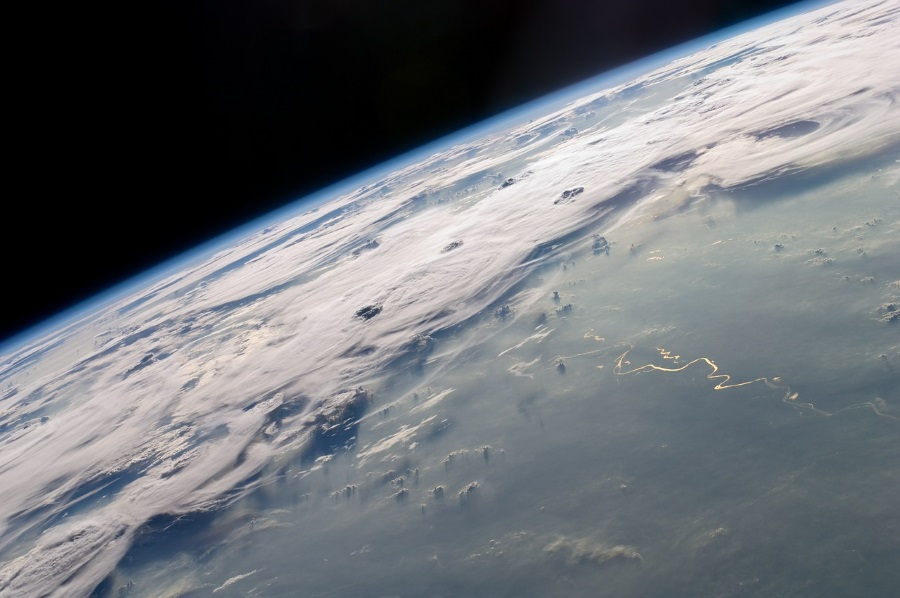
#> input picture 010_particle_filter_demo_spaceships_python/pics/earth_orbit.jpg, 900 x 598 px
$ python main.py
#> lines starting #> are read from the running program, lines starting #| are printed output that depends on the picture; after the words box and inside, x2 and y2 are one past the last pixel; in counts of white or black regions, pixels touching at a corner belong together
### 010_particle_filter_demo_spaceships_python/demo/spaceship.py
import cv2 as cv
import numpy as np

class SpaceshipPart:
  WIDTH = 20
  HEIGHT = 20

  def __init__(self, pos: tuple[float, float], vel: tuple[float, float]):
    self.pos = pos
    self.vel = vel

  def draw(self, img: cv.Mat):
    top_left_corner = (int(self.pos[0]) - SpaceshipPart.WIDTH//2,
                       int(self.pos[1]) - SpaceshipPart.HEIGHT//2)
    bottom_right_corner = (int(self.pos[0]) + SpaceshipPart.WIDTH//2,
                           int(self.pos[1]) + SpaceshipPart.HEIGHT//2)

    cv.rectangle(img, np.array(top_left_corner), bottom_right_corner, color=(0, 255, 0), thickness=-1)
    cv.rectangle(img, top_left_corner, bottom_right_corner, color=(0, 178, 0), thickness=2)

  def update(self, world_size: tuple[int, int], delta_t: float):
    if np.random.uniform(low=0.0, high=100.0) <= 5.0:
      self.randomize_velocity()

    # move pos in direction of velocity
    self.pos = (self.pos[0] + self.vel[0] * delta_t,
                self.pos[1] + self.vel[1] * delta_t)

    # bounce of walls
    new_pos = np.clip(self.pos, (0, 0), world_size)
    if self.pos[0] != new_pos[0]: self.vel = (self.vel[0] * -1, self.vel[1])
    if self.pos[1] != new_pos[1]: self.vel = (self.vel[0], self.vel[1] * -1)

    self.pos = tuple(new_pos)

  # [5 lines left out: function randomize_velocity, not called in this run]

class Spaceship:
  pos: tuple[float, float]
  parts: list[SpaceshipPart]

  def __init__(self, pos: tuple[float, float], part_count: int = 0):
    self.parts = []
    for i in range(part_count):
      part_pos = (pos[0] + SpaceshipPart.WIDTH*i, pos[1])
      part = SpaceshipPart(part_pos, vel=(0, 0))
      self.parts.append(part)

  def update(self, world_size: tuple[int, int], delta_t: float):
    for part in self.parts:
      part.update(world_size, delta_t)

  def draw(self, img: cv.Mat):
    for part in self.parts:
      part.draw(img)

### 010_particle_filter_demo_spaceships_python/particle_filter/particle_filter.py
import cv2 as cv
from particle_filter.particle import Particle
from particle_filter.update_model import UpdateModel
from demo import World

import numpy as np

class ParticleFilter:
  particles: list[Particle]
  prediction_model: UpdateModel
  perception_model: UpdateModel
  world_size: tuple[int, int]

  def __init__(
      self,
      prediction_model: UpdateModel,
      perception_model: UpdateModel,
      world_size: tuple[int, int],
      particle_count: int,
      max_vel: tuple[float, float] = (1.0, 1.0)):
    self.prediction_model = prediction_model
    self.perception_model = perception_model
    self.world_size = world_size
    self.particle_count = particle_count
    self.max_vel = max_vel

    self.reset()

  def reset(self):
    """Deletes the old particles and creates new, random particles"""
    self.particles = []
    weight = 1.0 / self.particle_count

    for _ in range(self.particle_count):
      pos = np.random.uniform(low=(0, 0), high=self.world_size)
      vel = np.random.uniform(
        low=(-self.max_vel[0], -self.max_vel[1]),
        high=(self.max_vel[0], self.max_vel[1]))

      # state consists of 4 values: (x_pos, y_pos, x_vel, y_vel)
      state = np.concatenate((pos, vel))

      self.particles.append(Particle(state, weight))

  def set_prediction_model(self, prediction_model: UpdateModel):
    self.prediction_model = prediction_model

  def set_perception_model(self, perception_model: UpdateModel):
    self.perception_model = perception_model

  def update(self, delta_t: float):
    for p in self.particles:
      self.prediction_model.update(p, delta_t)
      self.perception_model.update(p, delta_t)

      # limit updates to state space.
      # particle positions need to stay between (0, 0) and world size.
      # particle velocities need to stay between -vel and +vel.
      p.state = np.clip(p.state, a_min=(0, 0, -self.max_vel[0], -self.max_vel[1]), a_max=(*self.world_size, *self.max_vel))

      # TODO: weights
      # TODO: resampling

  def draw(self, img: cv.Mat):
    for p in self.particles:
      cv.circle(img, p.state[:2].astype('int'), radius=3, color=(0, 0, 255))

### 010_particle_filter_demo_spaceships_python/demo/world.py
import demo.spaceship as spaceship
import cv2 as cv

class World:
  spaceships: list[spaceship.Spaceship]

  def __init__(self, size: tuple[int, int]) -> None:
    self.size = size
    self.spaceships = []

  def add_spaceship(self, spaceship: spaceship.Spaceship):
    self.spaceships.append(spaceship)

  def update(self, delta_t: float):
    for ship in self.spaceships:
      ship.update(self.size, 1.0)

  def draw(self, img: cv.Mat):
    for ship in self.spaceships:
      ship.draw(img)

### 010_particle_filter_demo_spaceships_python/demo/measurement_model.py
from particle_filter import UpdateModel, Particle
import numpy as np

class MeasurementModel(UpdateModel):
  measurements: np.ndarray
  move_to_measurement_speed: int

  def __init__(self, move_to_measurement_speed: int = 0.05):
    super().__init__()
    self.move_to_measurement_speed = move_to_measurement_speed
    self.measurements = np.array([])

  def set_measurements(self, measurements: np.ndarray):
    """measurements are pairs of [x, y] coordinates.
       measurements needs to be a 2d numpy array of shape (N, 2)."""
    self.measurements = measurements.copy()

  def update(self, p: Particle, delta_t: float):
    if len(self.measurements.shape) != 2 or self.measurements.shape[1] != 2:
      raise Exception("Before calling update() call set_measurements(). Measurements need to have shape (N, 2)")

    p_pos = p.get_pos()
    p_vel = p.get_vel()

    # find the point in measurements that is closest
    # to p_pos (our particle position)
    closest_measurement = self._closest_measurement_to(p_pos)

    direction = closest_measurement - p_pos

    # update position in direction of nearest measurement
    pos_update = direction * self.move_to_measurement_speed
    p_pos += pos_update

    # pos_update is change in position => pos_update/time is estimate for velocity
    p_vel += pos_update / delta_t

    # measured_vel = direction / delta_t
    # p_vel += measured_vel * self.move_to_measurement_speed

    p.set_pos(p_pos)
    p.set_vel(p_vel)

  def _closest_measurement_to(self, pos: np.ndarray):
    """finds the closest measurement to the provided pos [x, y]"""

    # get the index of the measurement that has the lowest
    # squared distance (lowest squared distance => lowest distance)
    dists_squared = np.sum((self.measurements - pos)**2, axis=1)
    index = np.argmin(dists_squared)

    return self.measurements[index]

### 010_particle_filter_demo_spaceships_python/demo/shitty_sensor.py
from . import World, Spaceship, SpaceshipPart
import numpy as np
import cv2 as cv

class ShittySensor:
  variance: float
  measurements_per_part: int
  wrong_measurement_count: int

  def __init__(self, variance: float = 100.0, measurements_per_part: int = 1, wrong_measurement_count: int = 10):
    self.variance = variance
    self.measurements_per_part = measurements_per_part
    self.wrong_measurement_count = wrong_measurement_count

  def measure_ships(self, world: World) -> np.ndarray:
    """Creates noisy measurements for all ships (or ship parts)
       in the specified world. Returns a [N, 2] numpy array."""

    ship_measurements = np.concatenate([self._measure_ship(ship) for ship in world.spaceships])
    wrong_measurements = self._create_wrong_measurements(max_pos=world.size)

    return np.concatenate((ship_measurements, wrong_measurements))

  def _measure_ship(self, ship: Spaceship):
    return np.concatenate([self._measure_part(part) for part in ship.parts])


  def _measure_part(self, part: SpaceshipPart) -> np.ndarray:
    return np.random.normal(loc=part.pos, scale=self.variance, size=(self.measurements_per_part, 2))

  def _create_wrong_measurements(self, max_pos: tuple[int, int]) -> np.ndarray:
    return np.random.uniform(low=(0, 0), high=max_pos, size=(self.wrong_measurement_count, 2))

  def draw_measurements(img: cv.Mat, measurements: np.ndarray):
    for measurement in measurements:
      cv.circle(img, center=measurement.astype('int'), radius=3, color=(0, 255, 255), thickness=-1)

### 010_particle_filter_demo_spaceships_python/particle_filter/particle.py
import numpy as np

class Particle:
  def __init__(self, state: np.ndarray , weight: float) -> None:
    """state is a numpy array with 4 entries [x_pos, y_pos, x_vel, y_vel]"""
    self.state = state
    self.weight = weight

  def get_pos(self):
    return self.state[:2].copy()

  def set_pos(self, pos: np.ndarray):
    self.state[:2] = pos

  def get_vel(self):
    return self.state[2:].copy()

  def set_vel(self, vel: np.ndarray):
    self.state[2:] = vel

### 010_particle_filter_demo_spaceships_python/demo/prediction_model.py
from particle_filter import UpdateModel, Particle
import numpy as np

class PredictionModel(UpdateModel):
  def update(self, p: Particle, delta_t: float):
    p_pos = p.get_pos()
    p_vel = p.get_vel()

    p_pos += p_vel

    p_pos += np.random.uniform(low=(-5.0, -5.0), high=(5.0, 5.0))
    p_vel += np.random.uniform(low=(-0.1, -0.1), high=(0.1, 0.1))

    p.set_pos(p_pos)
    p.set_vel(p_vel)

### 010_particle_filter_demo_spaceships_python/main.py
from particle_filter import ParticleFilter, UpdateModel
from demo import PredictionModel, MeasurementModel, Spaceship, World, ShittySensor
import cv2 as cv
import numpy as np

if __name__ == '__main__':
  background_img_filename = 'pics/earth_orbit.jpg'
  background_img = cv.imread(background_img_filename)
#> background_img is the input picture: shape (598, 900, 3); mean B, G, R 118.4, 113.7, 110

  enemy_ship = Spaceship(pos=(100, 100), part_count=5)
  world = World(background_img.shape[:2]) # make the world as big as our image
  world.add_spaceship(enemy_ship)

  prediction_model = PredictionModel()
  measurement_model = MeasurementModel()
  particle_filter = ParticleFilter(prediction_model, measurement_model, world.size, particle_count=1000)
  sensor = ShittySensor(variance=10.0, measurements_per_part=10, wrong_measurement_count=10)

  is_paused = False
  while True:
    image = background_img.copy()

    world.update(delta_t=1.0)

    measurements = sensor.measure_ships(world)
    measurement_model.set_measurements(measurements)

    particle_filter.update(delta_t=1.0)

    enemy_ship.draw(image)
    particle_filter.draw(image)
#> after the loop in draw, `for p in self.particles:`:
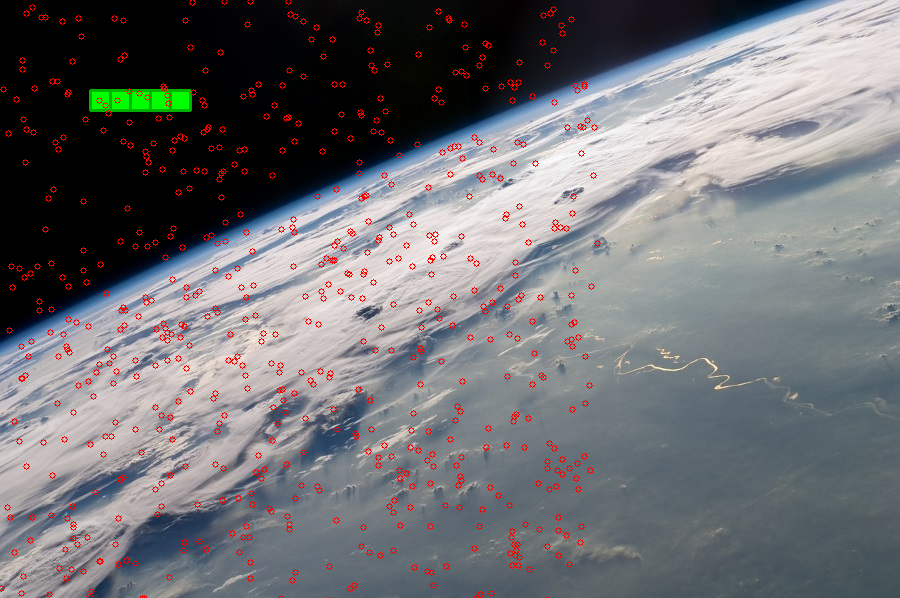
#> img: shape (598, 900, 3); mean B, G, R 116.2, 112.5, 112.9
    ShittySensor.draw_measurements(image, measurements)
#> after the loop in draw_measurements, `for measurement in measurements:`:
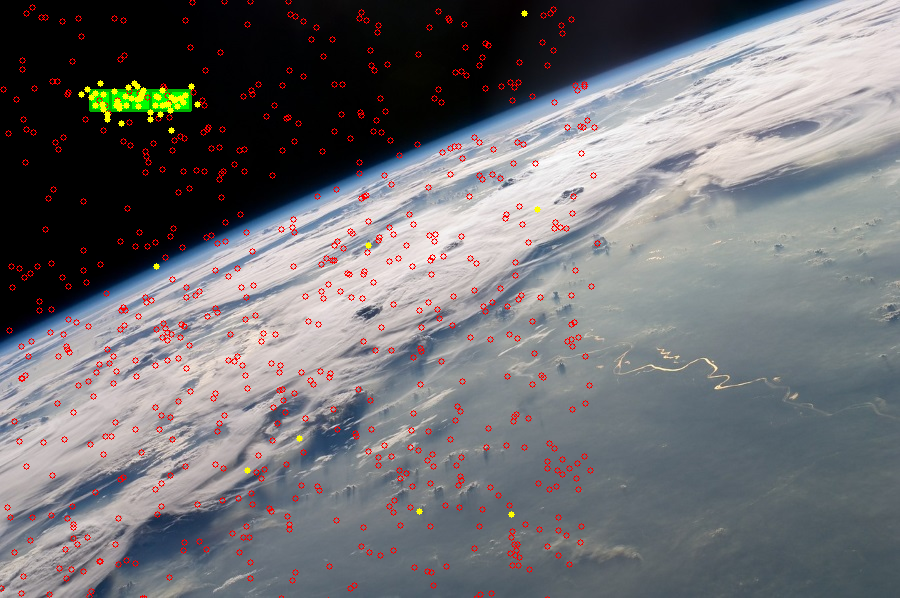
#> img: shape (598, 900, 3); 0.28% of pixels changed, all inside (x1, y1, x2, y2) = (78, 10, 541, 518)

    cv.imshow('Tracking an alien spaceship with a particle filter!', image)

    key = cv.waitKey(0 if is_paused else 10)
#> (key x is pressed here)
    if key == ord('x'): break
    if key == ord(' '): is_paused = not is_paused
